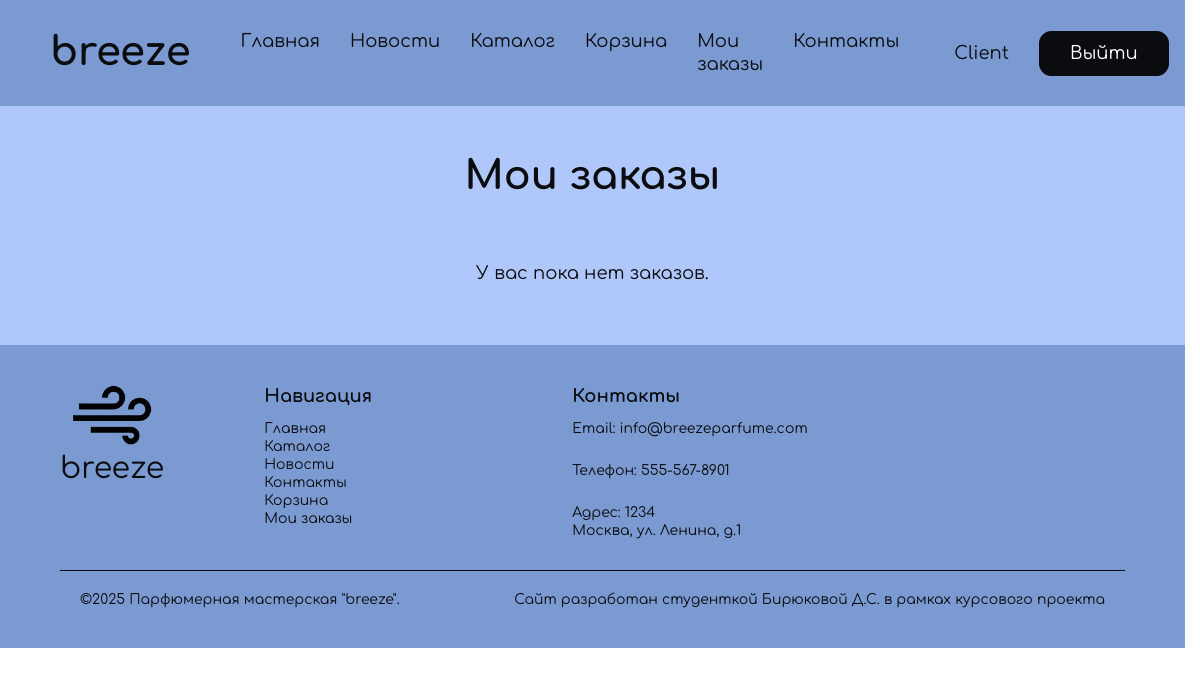
Before: /orders/my/ (signed in) with the older database file.
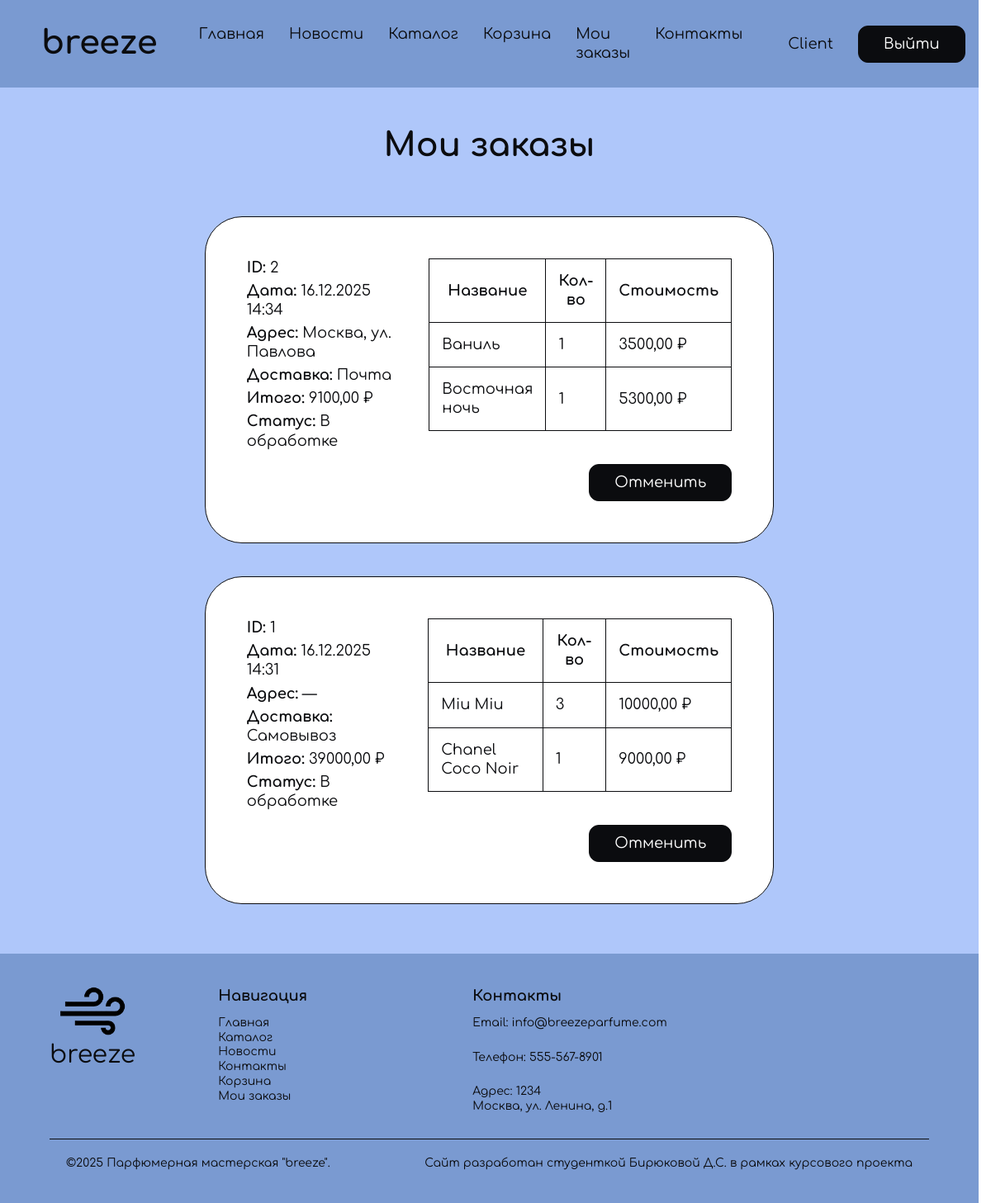
After: the same page with the newer database file.
### shop/models.py (models this page shows, shortened)
class Order(models.Model):
    STATUS_CHOICES = [
        ('processing', 'В обработке'),
        ('on_the_way', 'В пути'),
        ('completed', 'Получен'),
        ('cancelled', 'Отменён'),
    ]
    DELIVERY_CHOICES = [
        ('courier', 'Курьер'),
        ('mail', 'Почта'),
        ('pickup', 'Самовывоз'),
    ]
    user = models.ForeignKey(User, null=True, blank=True, on_delete=models.SET_NULL, related_name='orders')
    created_at = models.DateTimeField(auto_now_add=True)
    address = models.TextField(blank=True)  # может быть пуст для самовывоза
    payment_method = models.CharField(max_length=50, default='card')  # можно расширить
    delivery_type = models.CharField(max_length=20, choices=DELIVERY_CHOICES, default='pickup')
    delivery_cost = models.DecimalField(max_digits=8, decimal_places=2, default=Decimal('0.00'))
    total = models.DecimalField(max_digits=12, decimal_places=2, default=Decimal('0.00'))
    status = models.CharField(max_length=20, choices=STATUS_CHOICES, default='processing')

class OrderItem(models.Model):
    order = models.ForeignKey(Order, on_delete=models.CASCADE, related_name='items')
    product = models.ForeignKey('shop.Product', null=True, blank=True, on_delete=models.SET_NULL)
    name = models.CharField(max_length=255)
    price = models.DecimalField(max_digits=10, decimal_places=2)  # цена на момент заказа
    quantity = models.PositiveIntegerField(default=1)

### shop/views.py (the view)
# urls.py: path('orders/my/', views.my_orders_view, name='my_orders'),
@login_required
def my_orders_view(request):
    orders = Order.objects.filter(user=request.user).order_by('-created_at')
    created = request.GET.get('created')  # если пришёл ?created=1 — покажем модалку
    return render(request, 'shop/my_orders.html', {'orders': orders, 'created': created})

### accounts/context_processors.py (called while the page is built)
def user_role_flags(request):
    user = request.user
    is_manager = False
    is_client = False
    if user.is_authenticated:
        try:
            role = getattr(user, 'profile', None) and user.profile.role
        except Exception:
            role = None
        is_manager = user.is_superuser or (role == 'manager')
        is_client = (role == 'client') or (not user.is_superuser and role != 'manager')
    return {
        'is_manager': is_manager,
        'is_client': is_client,
    }

### shop/templates/shop/my_orders.html (shortened to what this page needs)
{% extends 'shop/base.html' %}
{% load static %}
{% block content %}
<main class="content">
  <section class="section container section-blue">
    <header class="section__header header-center">
      <h1 class="section__title h2">Мои заказы</h1>
    </header>
    <div class="section__body">
      <div class="orders">
        {% if orders %}
          {% for order in orders %}
            <div class="order">
              <div class="order__info-card">
                <div><strong>ID:</strong> {{ order.id }}</div>
                <div><strong>Дата:</strong> {{ order.created_at|date:"d.m.Y H:i" }}</div>
                <div><strong>Адрес:</strong> {{ order.address|default:"—" }}</div>
                <div><strong>Доставка:</strong> {{ order.get_delivery_type_display }}</div>
                <div><strong>Итого:</strong> {{ order.total }} ₽</div>
                <div><strong>Статус:</strong> {{ order.get_status_display }}</div>
              </div>
              <div class="order__info-content">
                  <div class="order__info-products">
                    <table>
                      <thead>
                        <tr><th>Название</th><th>Кол-во</th><th>Стоимость</th></tr>
                      </thead>
                      <tbody>
                        {% for item in order.items.all %}
                          <tr>
                            <td>{{ item.name }}</td>
                            <td>{{ item.quantity }}</td>
                            <td>{{ item.price }} ₽</td>
                          </tr>
                        {% empty %}
                          <tr><td colspan="3">Нет товаров</td></tr>
                        {% endfor %}
                      </tbody>
                    </table>
                  </div>
                  <div class="order__interactive">
                    {% if order.status != 'completed' and order.status != 'cancelled' %}
                      <form method="post" action="{% url 'shop:order_cancel' order.id %}">
                        <button class="button button-delete" type="submit">Отменить</button>
                      </form>
                    {% endif %}
                  </div>
              </div>
            </div>
          {% endfor %}
        {% else %}
          <p>У вас пока нет заказов.</p>
        {% endif %}
      </div>
    </div>
  </section>
</main>
{% endblock %}

### shop/templates/shop/base.html (shortened to what this page needs)
{% load static %}
  <!doctype html>
  <html lang="ru">
  <head>
    {% load static %}
    <link rel="stylesheet" href="{% static 'styles/styles.css' %}">
  </head>
  <body>
    {% include 'shop/header.html' %}
    {% block content %}{% endblock %}
    {% include 'shop/footer.html' %}
  </body>
  </html>

### shop/templates/shop/header.html (shortened to what this page needs)
{% load static %}
<header class="header">
    <div class="header__inner container">
        <div class="header__logo">
            <h2 class="header__logo-title">breeze</h2>
        </div>
        <nav class="header__menu">
            <ul class="header__menu-list">
                <li class="header__menu-item">
                    <a href="{% url 'shop:index' %}" class="header__menu-link">Главная</a>
                </li>
                <li class="header__menu-item">
                    <a href="{% url 'shop:news_list' %}" class="header__menu-link">Новости</a>
                </li>
                <li class="header__menu-item">
                    <a href="{% url 'shop:catalog' %}" class="header__menu-link">Каталог</a>
                </li>
                {% if user.is_authenticated and user.profile.role == 'client' %}
                <li class="header__menu-item">
                    <a href="{% url 'shop:cart' %}" class="header__menu-link">Корзина</a>
                </li>
                <li class="header__menu-item">
                    <a href="{% url 'shop:my_orders' %}" class="header__menu-link">Мои заказы</a>
                </li>
                {% endif %}
                <li class="header__menu-item">
                    <a href="{% url 'shop:contacts' %}" class="header__menu-link">Контакты</a>
                </li>
            </ul>
        </nav>
        <div class="header__auth">
            {% if user.is_authenticated %}
            <a href="{% url 'accounts:profile' %}" class="header__welcome">
                {{ user.first_name|default:user.username }}
            </a>
            <form method="post" action="{% url 'accounts:logout' %}" style="display:inline">
                <button type="submit" class="header__button button">Выйти</button>
            </form>
            {% else %}
            <a class="header__button button button-login" href="{% url 'accounts:login' %}">Войти</a>
            <a class="header__button button button-signup" href="{% url 'accounts:register' %}">Регистрация</a>
            {% endif %}
        </div>
    </div>
</header>

### shop/templates/shop/footer.html (shortened to what this page needs)
{% load static %}
<footer class="footer container">
        <div class="footer__inner">
            <div class="footer__body">
                <div class="footer__logo">
                    <a href="{% url 'shop:index' %}" class="footer__logo logo">
                        <img
                            src="{% static 'images/logo.png' %}"
                            alt="breeze"
                            class="logo__image none"
                            width="80" height="60" loading="lazy"
                        >
                        <p class="h3">breeze</p>
                    </a>
                </div>
                <div class="footer__body-menu">
                    <div class="footer__nav">
                        <h3 class="footer__title">Навигация</h3>
                        <nav class="footer__menu">
                            <ul class="footer__menu-list">
                                <li class="footer__menu-item">
                                    <a href="{% url 'shop:index' %}" class="footer__menu-link">Главная</a>
                                </li>
                                <li class="footer__menu-item">
                                    <a href="{% url 'shop:catalog' %}" class="footer__menu-link">Каталог</a>
                                </li>
                                <li class="footer__menu-item">
                                    <a href="{% url 'shop:news_list' %}" class="footer__menu-link">Новости</a>
                                </li>
                                <li class="footer__menu-item">
                                    <a href="{% url 'shop:contacts' %}" class="footer__menu-link">Контакты</a>
                                </li>
                                {% if user.is_authenticated and not user.is_staff %}
                                    <li class="footer__menu-item">
                                        <a href="{% url 'shop:cart' %}" class="footer__menu-link">Корзина</a>
                                    </li>
                                    <li class="footer__menu-item">
                                        <a href="{% url 'shop:my_orders' %}" class="footer__menu-link">Мои заказы</a>
                                    </li>
                                {% endif %}
                            </ul>
                        </nav>
                    </div>
                    <div class="footer__contacts">
                        <h3 class="footer__title">Контакты</h3>
                        <address class="footer__contacts-body">
                            <p>Email: <a href="mailto:info@positivus.com">info@breezeparfume.com</a></p>
                            <p>Телефон: <a href="tel:5555678901">555-567-8901</a></p>
                            <p>
                                Адрес: 1234 <br/>
                                Москва, ул. Ленина, д.1
                            </p>
                        </address>
                    </div>
                </div>
            </div>
            <div class="footer__extra">
                <p>©<time datetime="2025">2025</time> Парфюмерная мастерская "breeze".</p>
                <p>Сайт разработан студенткой Бирюковой Д.С. в рамках курсового проекта</p>
            </div>
        </div>
</footer>

Changed rows visible on the page:
added Order: id "2", created_at "16.12.2025 14:34", address "Москва, ул. Павлова", delivery_type "Почта", total "9100,00", status "В обработке", shows "Отменить"
added OrderItem: name "Ваниль", quantity "1", price "3500,00", shown under "2"
added OrderItem: name "Восточная ночь", quantity "1", price "5300,00", shown under "2"
added Order: id "1", created_at "16.12.2025 14:31", address "—", delivery_type "Самовывоз", total "39000,00", status "В обработке", shows "Отменить"
added OrderItem: name "Miu Miu", quantity "3", price "10000,00", shown under "1"
added OrderItem: name "Chanel Coco Noir", quantity "1", price "9000,00"
Other visible differences:
text no longer shown: "У вас пока нет заказов."
